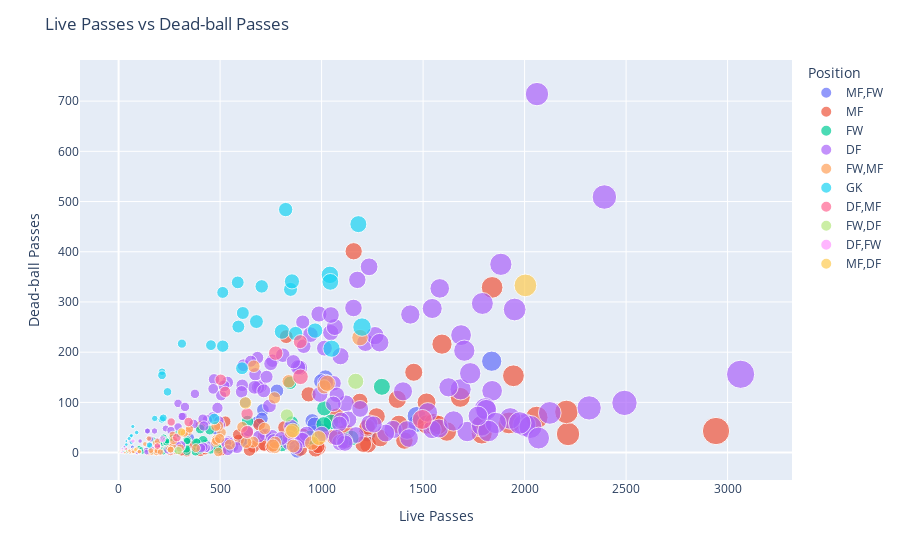

Write notebook code for a chart like this one.
### Code cell
# Bubble chart
fig = px.scatter(possession_df, x='Live_Passes', y='Dead_Passes', size='TotalComp_Passes',
                 color='Pos', hover_data=['Player', 'Squad'],
                 labels={'Live_Passes': 'Live Passes', 'Dead_Passes': 'Dead-ball Passes'})

# Customizing the layout
fig.update_layout(title='Live Passes vs Dead-ball Passes',
                  xaxis_title='Live Passes',
                  yaxis_title='Dead-ball Passes',
                  legend_title='Position',
                  hovermode='closest')

# Show the plot
fig.show()

### Figure 1 — Plotly figure (JSON) as saved in the notebook; plotly's stock layout.template omitted (floating-point values rounded to 4 significant figures; data arrays with more than 128 entries replaced by an {"elided": "..."} marker saying what was removed)
{"data": [{"customdata": [["Brenden Aaronson", "Leeds United"], ["Naouirou Ahamada", "Crystal Palace"], ["Carlos Alcaraz", "Southampton"], ["Elliot Anderson", "Newcastle Utd"], ["Jaidon Anthony", "Bournemouth"], ["Joe Aribo", "Southampton"], ["Stuart Armstrong", "Southampton"], ["Philip Billing", "Bournemouth"], ["Emi Buendía", "Aston Villa"], ["Fabio Carvalho", "Liverpool"], ["Ryan Christie", "Bournemouth"], ["Carney Chukwuemeka", "Chelsea"], ["Philippe Coutinho", "Aston Villa"], ["Conor Coventry", "West Ham"], ["Mikkel Damsgaard", "Brentford"], ["Malcolm Ebiowei", "Crystal Palace"], ["Harvey Elliott", "Liverpool"], ["Mohamed Elyounoussi", "Southampton"], ["Eberechi Eze", "Crystal Palace"], ["Bruno Fernandes", "Manchester Utd"], ["Saman Ghoddos", "Brentford"], ["Morgan Gibbs-White", "Nott'ham Forest"], ["Bryan Gil", "Tottenham"], ["Sam Greenwood", "Leeds United"], ["Luke Harris", "Fulham"], ["Son Heung-min", "Tottenham"], ["Alex Iwobi", "Everton"], ["Joelinton", "Newcastle Utd"], ["Mateusz Klich", "Leeds United"], ["Dejan Kulusevski", "Tottenham"], ["Adam Lallana", "Brighton"], ["Manuel Lanzini", "West Ham"], ["Jamal Lowe", "Bournemouth"], ["James Maddison", "Leicester City"], ["Pape Matar Sarr", "Tottenham"], ["John McGinn", "Aston Villa"], ["Mason Mount", "Chelsea"], ["Dango Ouattara", "Bournemouth"], ["Cole Palmer", "Manchester City"], ["Ayoze Pérez", "Leicester City"], ["Dennis Praet", "Leicester City"], ["Jacob Ramsey", "Aston Villa"], ["Richarlison", "Tottenham"], ["Gustavo Scarpa", "Nott'ham Forest"], ["Jeffrey Schlupp", "Crystal Palace"], ["Bernardo Silva", "Manchester City"], ["Emile Smith Rowe", "Arsenal"], ["Marcus Tavernier", "Bournemouth"], ["Fabio Vieira", "Arsenal"]], "hovertemplate": "Pos=MF,FW<br>Live Passes=%{x}<br>Dead-ball Passes=%{y}<br>TotalComp_Passes=%{marker.size}<br>Player=%{customdata[0]}<br>Squad=%{customdata[1]}<extra></extra>", "legendgroup": "MF,FW", "marker": {"color": "#636efa", "size": [592, 37, 222, 150, 387, 280, 531, 813, 787, 117, 521, 179, 288, 0, 275, 5, 809, 426, 923, 1498, 59, 659, 47, 107, 13, 680, 1154, 1035, 108, 582, 262, 146, 2, 844, 141, 805, 585, 210, 167, 118, 200, 728, 196, 51, 665, 1317, 74, 510, 234], "sizemode": "area", "sizeref": 7.277, "symbol": "circle"}, "mode": "markers", "name": "MF,FW", "orientation": "v", "showlegend": true, "type": "scatter", "x": [711, 45, 279, 193, 480, 376, 634, 1009, 954, 140, 621, 202, 352, 0, 387, 10, 962, 610, 1019, 1838, 68, 891, 57, 143, 14, 780, 1469, 1227, 139, 684, 304, 173, 4, 998, 150, 965, 706, 322, 191, 156, 254, 880, 270, 72, 854, 1468, 81, 623, 276], "xaxis": "x", "y": [85, 1, 9, 3, 45, 9, 40, 43, 63, 2, 28, 1, 30, 0, 14, 0, 39, 21, 149, 182, 11, 171, 3, 43, 0, 123, 58, 38, 9, 61, 11, 2, 0, 142, 4, 56, 68, 10, 2, 14, 14, 3, 9, 6, 40, 73, 4, 100, 14], "yaxis": "y"}, {"customdata": {"elided": "122x2 str values"}, "hovertemplate": "Pos=MF<br>Live Passes=%{x}<br>Dead-ball Passes=%{y}<br>TotalComp_Passes=%{marker.size}<br>Player=%{customdata[0]}<br>Squad=%{customdata[1]}<extra></extra>", "legendgroup": "MF", "marker": {"color": "#EF553B", "size": [1, 1108, 946, 12, 5, 20, 200, 247, 46, 738, 666, 2, 1993, 632, 1114, 4, 1, 119, 593, 5, 148, 491, 173, 1192, 248, 86, 0, 872, 317, 430, 1038, 289, 5, 57, 1203, 1617, 1269, 196, 618, 664, 706, 1025, 364, 250, 1387, 1374, 1341, 80, 296, 2021, 1088, 611, 641, 749, 798, 271, 129, 185, 1130, 859, 566, 1317, 943, 1494, 192, 1586, 7, 411, 1, 2, 41, 472, 355, 362, 5, 207, 850, 754, 1730, 818, 608, 166, 816, 4, 193, 2, 1051, 907, 1731, 108, 701, 18, 3, 289, 12, 988, 1846, 978, 2723, 28, 3, 385, 237, 132, 228, 5, 53, 19, 221, 660, 709, 776, 22, 1303, 118, 1716, 3, 777, 1382, 455, 158, 1449], "sizemode": "area", "sizeref": 7.277, "symbol": "circle"}, "mode": "markers", "name": "MF", "orientation": "v", "showlegend": true, "type": "scatter", "x": [1, 1271, 1063, 13, 6, 22, 255, 287, 56, 852, 714, 2, 2214, 715, 1408, 5, 1, 139, 692, 6, 225, 591, 227, 1454, 278, 96, 0, 1120, 395, 530, 1229, 323, 5, 58, 1373, 1789, 1381, 222, 761, 812, 818, 1205, 403, 307, 1617, 1519, 1554, 96, 355, 2206, 1158, 664, 718, 853, 907, 336, 161, 241, 1289, 985, 645, 1551, 1118, 1593, 211, 1785, 8, 508, 1, 3, 49, 589, 426, 399, 6, 248, 936, 868, 1945, 994, 787, 207, 970, 6, 255, 2, 1222, 1075, 1923, 130, 826, 20, 4, 310, 14, 1225, 2060, 1188, 2943, 30, 3, 402, 293, 135, 250, 7, 67, 23, 271, 755, 982, 895, 27, 1517, 146, 1840, 6, 922, 1574, 526, 177, 1683], "xaxis": "x", "y": [0, 72, 31, 2, 0, 0, 3, 6, 3, 25, 16, 0, 37, 33, 24, 0, 0, 4, 56, 0, 7, 25, 6, 160, 5, 3, 0, 24, 7, 16, 16, 7, 0, 2, 106, 38, 56, 22, 16, 23, 50, 17, 2, 14, 42, 56, 53, 2, 16, 81, 401, 12, 16, 28, 34, 0, 6, 4, 29, 10, 5, 59, 41, 216, 7, 52, 0, 4, 0, 0, 3, 36, 5, 12, 0, 11, 116, 31, 153, 31, 19, 7, 6, 0, 1, 1, 48, 73, 59, 4, 231, 0, 0, 2, 0, 51, 70, 102, 43, 0, 1, 54, 9, 5, 10, 0, 0, 3, 31, 12, 12, 7, 1, 100, 0, 329, 2, 25, 55, 62, 2, 110], "yaxis": "y"}, {"customdata": {"elided": "86x2 str values"}, "hovertemplate": "Pos=FW<br>Live Passes=%{x}<br>Dead-ball Passes=%{y}<br>TotalComp_Passes=%{marker.size}<br>Player=%{customdata[0]}<br>Squad=%{customdata[1]}<extra></extra>", "legendgroup": "FW", "marker": {"color": "#00cc96", "size": [330, 811, 186, 651, 82, 143, 229, 33, 131, 4, 72, 158, 171, 195, 7, 376, 10, 295, 95, 180, 904, 2, 85, 43, 193, 902, 4, 360, 1, 9, 92, 114, 279, 24, 120, 561, 140, 286, 2, 642, 155, 223, 263, 833, 104, 190, 655, 1, 299, 212, 1, 5, 296, 101, 205, 258, 0, 55, 3, 627, 121, 22, 316, 1054, 902, 118, 103, 38, 273, 175, 9, 308, 40, 186, 468, 347, 137, 119, 391, 373, 712, 160, 310, 238, 66, 43], "sizemode": "area", "sizeref": 7.277, "symbol": "circle"}, "mode": "markers", "name": "FW", "orientation": "v", "showlegend": true, "type": "scatter", "x": [490, 946, 335, 804, 101, 220, 294, 51, 220, 4, 93, 204, 214, 264, 9, 453, 14, 390, 127, 203, 1046, 2, 112, 62, 272, 1011, 4, 449, 3, 13, 146, 152, 338, 40, 182, 635, 173, 379, 4, 853, 206, 278, 314, 1013, 143, 222, 845, 1, 486, 337, 1, 7, 428, 118, 231, 386, 0, 90, 3, 790, 157, 28, 435, 1297, 1146, 173, 171, 62, 336, 202, 23, 402, 77, 235, 751, 402, 239, 181, 554, 416, 860, 234, 383, 334, 105, 71], "xaxis": "x", "y": [7, 30, 12, 15, 10, 3, 38, 2, 1, 1, 2, 17, 19, 29, 0, 7, 0, 20, 3, 21, 61, 0, 7, 3, 7, 56, 0, 45, 0, 0, 2, 10, 25, 0, 4, 62, 25, 2, 0, 60, 6, 8, 12, 88, 6, 30, 139, 0, 10, 23, 1, 1, 18, 2, 24, 11, 0, 1, 0, 22, 5, 1, 9, 131, 29, 3, 1, 0, 3, 4, 0, 6, 3, 20, 29, 47, 23, 7, 9, 24, 49, 7, 20, 7, 1, 0], "yaxis": "y"}, {"customdata": {"elided": "175x2 str values"}, "hovertemplate": "Pos=DF<br>Live Passes=%{x}<br>Dead-ball Passes=%{y}<br>TotalComp_Passes=%{marker.size}<br>Player=%{customdata[0]}<br>Squad=%{customdata[1]}<extra></extra>", "legendgroup": "DF", "marker": {"color": "#ab63fa", "size": {"elided": "175 int values"}, "sizemode": "area", "sizeref": 7.277, "symbol": "circle"}, "mode": "markers", "name": "DF", "orientation": "v", "showlegend": true, "type": "scatter", "x": {"elided": "175 int values"}, "xaxis": "x", "y": {"elided": "175 int values"}, "yaxis": "y"}, {"customdata": {"elided": "67x2 str values"}, "hovertemplate": "Pos=FW,MF<br>Live Passes=%{x}<br>Dead-ball Passes=%{y}<br>TotalComp_Passes=%{marker.size}<br>Player=%{customdata[0]}<br>Squad=%{customdata[1]}<extra></extra>", "legendgroup": "FW,MF", "marker": {"color": "#FFA15A", "size": [89, 395, 8, 220, 53, 676, 337, 5, 549, 597, 552, 46, 157, 23, 179, 39, 37, 124, 16, 111, 274, 444, 557, 293, 150, 75, 370, 162, 579, 138, 732, 727, 214, 236, 291, 2, 109, 49, 236, 958, 68, 656, 780, 161, 61, 284, 985, 75, 15, 445, 24, 389, 31, 647, 252, 38, 363, 514, 189, 325, 59, 379, 122, 180, 151, 502, 258], "sizemode": "area", "sizeref": 7.277, "symbol": "circle"}, "mode": "markers", "name": "FW,MF", "orientation": "v", "showlegend": true, "type": "scatter", "x": [130, 478, 11, 267, 68, 860, 507, 5, 769, 771, 768, 61, 190, 31, 249, 56, 45, 178, 26, 163, 314, 548, 719, 381, 187, 88, 482, 191, 666, 182, 1012, 850, 266, 304, 480, 3, 149, 83, 271, 1028, 102, 838, 952, 193, 76, 342, 1189, 102, 15, 609, 31, 492, 59, 760, 324, 53, 479, 662, 257, 491, 72, 498, 159, 256, 206, 628, 349], "xaxis": "x", "y": [17, 21, 1, 35, 5, 13, 40, 2, 10, 20, 109, 2, 4, 1, 8, 0, 2, 4, 3, 0, 39, 16, 48, 9, 0, 7, 26, 4, 172, 19, 131, 41, 13, 9, 23, 0, 28, 3, 24, 138, 2, 142, 19, 22, 2, 42, 229, 2, 1, 51, 0, 53, 2, 14, 39, 4, 52, 21, 6, 1, 2, 28, 4, 6, 1, 20, 47], "yaxis": "y"}, {"customdata": [["Alisson", "Liverpool"], ["Alphonse Areola", "West Ham"], ["Kepa Arrizabalaga", "Chelsea"], ["Gavin Bazunu", "Southampton"], ["Asmir Begović", "Everton"], ["Daniel Bentley", "Wolves"], ["Martin Dúbravka", "Newcastle Utd"], ["Ederson", "Manchester City"], ["Łukasz Fabiański", "West Ham"], ["Fraser Forster", "Tottenham"], ["David de Gea", "Manchester Utd"], ["Vicente Guaita", "Crystal Palace"], ["Dean Henderson", "Nott'ham Forest"], ["Wayne Hennessey", "Nott'ham Forest"], ["Daniel Iversen", "Leicester City"], ["Sam Johnstone", "Crystal Palace"], ["Caoimhín Kelleher", "Liverpool"], ["Bernd Leno", "Fulham"], ["Hugo Lloris", "Tottenham"], ["Emiliano Martínez", "Aston Villa"], ["Alex McCarthy", "Southampton"], ["Edouard Mendy", "Chelsea"], ["Illan Meslier", "Leeds United"], ["Keylor Navas", "Nott'ham Forest"], ["Neto", "Bournemouth"], ["Robin Olsen", "Aston Villa"], ["Stefan Ortega", "Manchester City"], ["Jordan Pickford", "Everton"], ["Nick Pope", "Newcastle Utd"], ["Aaron Ramsdale", "Arsenal"], ["David Raya", "Brentford"], ["Joel Robles", "Leeds United"], ["Marek Rodák", "Fulham"], ["José Sá", "Wolves"], ["Robert Sánchez", "Brighton"], ["Jason Steele", "Brighton"], ["Mark Travers", "Bournemouth"], ["Danny Ward", "Leicester City"], ["Joseph Whitworth", "Crystal Palace"]], "hovertemplate": "Pos=GK<br>Live Passes=%{x}<br>Dead-ball Passes=%{y}<br>TotalComp_Passes=%{marker.size}<br>Player=%{customdata[0]}<br>Squad=%{customdata[1]}<extra></extra>", "legendgroup": "GK", "marker": {"color": "#19d3f3", "size": [1241, 67, 871, 718, 21, 61, 49, 1079, 598, 266, 866, 610, 425, 61, 212, 207, 23, 1110, 561, 1026, 150, 233, 664, 306, 521, 74, 145, 749, 614, 761, 1054, 63, 29, 837, 604, 478, 281, 708, 61], "sizemode": "area", "sizeref": 7.277, "symbol": "circle"}, "mode": "markers", "name": "GK", "orientation": "v", "showlegend": true, "type": "scatter", "x": [1199, 59, 805, 847, 21, 52, 38, 1049, 587, 241, 968, 590, 455, 63, 214, 213, 22, 1041, 513, 1043, 178, 220, 705, 312, 513, 89, 152, 823, 612, 872, 1181, 70, 38, 854, 608, 471, 214, 679, 63], "xaxis": "x", "y": [250, 32, 241, 325, 9, 28, 16, 207, 339, 121, 243, 251, 214, 34, 161, 66, 2, 354, 212, 340, 68, 69, 331, 217, 319, 40, 15, 484, 278, 237, 455, 52, 23, 341, 168, 67, 154, 261, 20], "yaxis": "y"}, {"customdata": [["Mads Bech Sørensen", "Brentford"], ["Calum Chambers", "Aston Villa"], ["Ben Chilwell", "Chelsea"], ["Matt Doherty", "Tottenham"], ["Sergio Gómez", "Manchester City"], ["Reece James", "Chelsea"], ["Rico Lewis", "Manchester City"], ["Ainsley Maitland-Niles", "Southampton"], ["Nathan Patterson", "Everton"], ["Ricardo Pereira", "Leicester City"], ["Ivan Perišić", "Tottenham"], ["Pedro Porro", "Tottenham"], ["Jaïro Riedewald", "Crystal Palace"], ["John Stones", "Manchester City"], ["Rúben Vinagre", "Everton"]], "hovertemplate": "Pos=DF,MF<br>Live Passes=%{x}<br>Dead-ball Passes=%{y}<br>TotalComp_Passes=%{marker.size}<br>Player=%{customdata[0]}<br>Squad=%{customdata[1]}<extra></extra>", "legendgroup": "DF,MF", "marker": {"color": "#FF6692", "size": [7, 157, 762, 329, 279, 891, 617, 565, 488, 252, 713, 465, 34, 1453, 15], "sizemode": "area", "sizeref": 7.277, "symbol": "circle"}, "mode": "markers", "name": "DF,MF", "orientation": "v", "showlegend": true, "type": "scatter", "x": [7, 191, 774, 345, 287, 896, 633, 633, 503, 259, 895, 525, 38, 1496, 19], "xaxis": "x", "y": [4, 13, 198, 61, 30, 151, 41, 77, 145, 61, 221, 121, 7, 66, 5], "yaxis": "y"}, {"customdata": [["Sergi Canós", "Brentford"], ["Solly March", "Brighton"], ["Christian Pulisic", "Chelsea"], ["Bobby Reid", "Fulham"], ["Djed Spence", "Tottenham"]], "hovertemplate": "Pos=FW,DF<br>Live Passes=%{x}<br>Dead-ball Passes=%{y}<br>TotalComp_Passes=%{marker.size}<br>Player=%{customdata[0]}<br>Squad=%{customdata[1]}<extra></extra>", "legendgroup": "FW,DF", "marker": {"color": "#B6E880", "size": [23, 951, 238, 636, 5], "sizemode": "area", "sizeref": 7.277, "symbol": "circle"}, "mode": "markers", "name": "FW,DF", "orientation": "v", "showlegend": true, "type": "scatter", "x": [39, 1168, 294, 829, 9], "xaxis": "x", "y": [3, 142, 4, 74, 0], "yaxis": "y"}, {"customdata": [["Moussa Djenepo", "Southampton"], ["Shane Duffy", "Fulham"], ["Jamal Lewis", "Newcastle Utd"], ["Valentino Livramento", "Southampton"], ["Kevin Mbabu", "Fulham"]], "hovertemplate": "Pos=DF,FW<br>Live Passes=%{x}<br>Dead-ball Passes=%{y}<br>TotalComp_Passes=%{marker.size}<br>Player=%{customdata[0]}<br>Squad=%{customdata[1]}<extra></extra>", "legendgroup": "DF,FW", "marker": {"color": "#FF97FF", "size": [179, 16, 12, 21, 68], "sizemode": "area", "sizeref": 7.277, "symbol": "circle"}, "mode": "markers", "name": "DF,FW", "orientation": "v", "showlegend": true, "type": "scatter", "x": [216, 19, 14, 18, 71], "xaxis": "x", "y": [27, 1, 0, 8, 23], "yaxis": "y"}, {"customdata": [["James Garner", "Everton"], ["Pascal Groß", "Brighton"], ["Vitaly Janelt", "Brentford"], ["Ruben Loftus-Cheek", "Chelsea"], ["James Milner", "Liverpool"], ["Lucas Moura", "Tottenham"]], "hovertemplate": "Pos=MF,DF<br>Live Passes=%{x}<br>Dead-ball Passes=%{y}<br>TotalComp_Passes=%{marker.size}<br>Player=%{customdata[0]}<br>Squad=%{customdata[1]}<extra></extra>", "legendgroup": "MF,DF", "marker": {"color": "#FECB52", "size": [256, 1879, 812, 782, 563, 62], "sizemode": "area", "sizeref": 7.277, "symbol": "circle"}, "mode": "markers", "name": "MF,DF", "orientation": "v", "showlegend": true, "type": "scatter", "x": [310, 2004, 986, 858, 625, 83], "xaxis": "x", "y": [41, 333, 29, 44, 99, 6], "yaxis": "y"}], "layout": {"hovermode": "closest", "legend": {"itemsizing": "constant", "title": {"text": "Position"}, "tracegroupgap": 0}, "margin": {"t": 60}, "title": {"text": "Live Passes vs Dead-ball Passes"}, "xaxis": {"anchor": "y", "domain": [0, 1], "title": {"text": "Live Passes"}}, "yaxis": {"anchor": "x", "domain": [0, 1], "title": {"text": "Dead-ball Passes"}}}}
